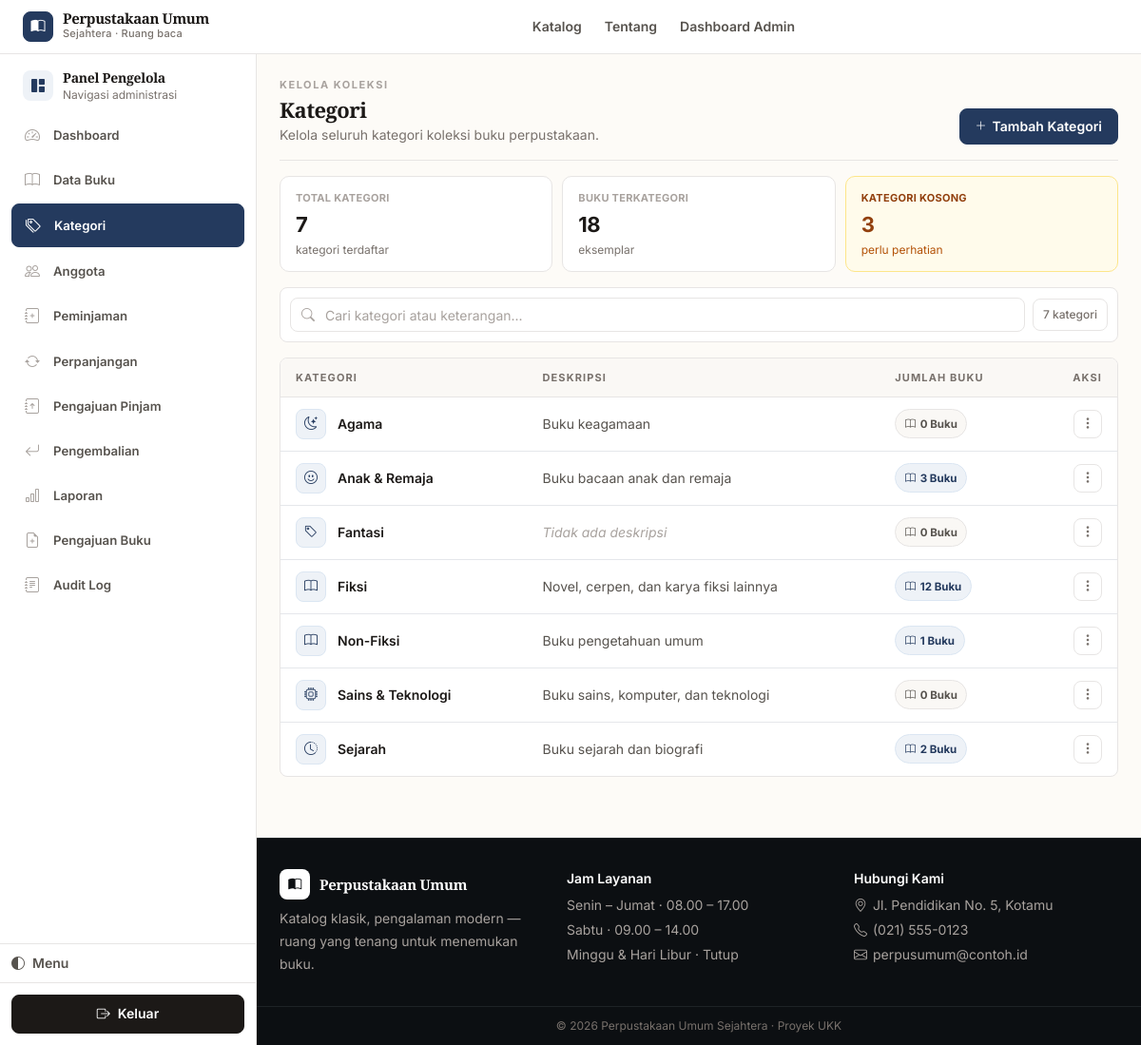
/admin/kategori/index.php (signed in), run on the app's committed database.
### tables this page shows
CREATE TABLE `kategori` (
  `id_kategori` int NOT NULL,
  `nama_kategori` varchar(100) NOT NULL,
  `keterangan` varchar(255) DEFAULT NULL
);

### includes/functions.php (called while the page is built, shortened)
<?php
function e($string) {
    return htmlspecialchars($string ?? '', ENT_QUOTES, 'UTF-8');
}

### admin/kategori/index.php (the view, shortened to what this page needs)
<?php
require_once __DIR__ . '/../../config/bootstrap.php';
$stmt = $pdo->query("SELECT k.*, (SELECT COUNT(*) FROM buku b WHERE b.id_kategori = k.id_kategori) AS jumlah_buku
                      FROM kategori k ORDER BY k.nama_kategori ASC");
$daftar = $stmt->fetchAll();
require_once __DIR__ . '/../../includes/header.php';
require_once __DIR__ . '/../../includes/admin_menu.php';
?>
<div class="flex flex-col sm:flex-row sm:items-end justify-between gap-3 mb-4 pb-4" style="border-bottom:1px solid var(--border)">
  <div class="min-w-0">
    <p class="text-[11px] font-bold tracking-[.14em] uppercase" style="color:var(--text-faint-2)">Kelola koleksi</p>
    <h1 class="font-display text-[22px] font-bold tracking-tight mt-1" style="color:var(--text)">Kategori</h1>
    <p class="text-sm mt-1" style="color:var(--text-faint)">Kelola seluruh kategori koleksi buku perpustakaan.</p>
  </div>
  <button id="katToggleForm" type="button" class="inline-flex items-center justify-center gap-1.5 bg-brand-600 hover:bg-brand-700 text-white text-sm font-semibold px-4 py-2 rounded-lg shrink-0">
    <i class="bi bi-plus-lg text-xs"></i> Tambah Kategori
  </button>
</div>
<?php
$total_kat = count($daftar);
$total_buku_terkategori = array_sum(array_column($daftar, 'jumlah_buku'));
$kat_kosong = 0;
foreach ($daftar as $kk) if ((int)$kk['jumlah_buku']===0) $kat_kosong++;
?>
<div class="grid grid-cols-3 gap-2.5 mb-4">
  <div class="bg-white rounded-lg border p-3 sm:p-4" style="border-color:var(--border)">
    <p class="text-[11px] font-bold uppercase tracking-wide" style="color:var(--text-faint-2)">Total Kategori</p>
    <p class="text-[20px] sm:text-[22px] font-bold tracking-tight mt-1" style="color:var(--text)"><?= $total_kat ?></p>
    <p class="text-xs mt-0.5" style="color:var(--text-faint)">kategori terdaftar</p>
  </div>
  <div class="bg-white rounded-lg border p-3 sm:p-4" style="border-color:var(--border)">
    <p class="text-[11px] font-bold uppercase tracking-wide" style="color:var(--text-faint-2)">Buku Terkategori</p>
    <p class="text-[20px] sm:text-[22px] font-bold tracking-tight mt-1" style="color:var(--text)"><?= $total_buku_terkategori ?></p>
    <p class="text-xs mt-0.5" style="color:var(--text-faint)">eksemplar</p>
  </div>
  <div class="bg-white rounded-lg border p-3 sm:p-4" style="border-color:<?= $kat_kosong>0 ? '#fde68a' : 'var(--border)' ?>; background:<?= $kat_kosong>0 ? '#fffbeb' : 'var(--surface)' ?>">
    <p class="text-[11px] font-bold uppercase tracking-wide" style="color:<?= $kat_kosong>0 ? '#92400e' : 'var(--text-faint-2)' ?>">Kategori Kosong</p>
    <p class="text-[20px] sm:text-[22px] font-bold tracking-tight mt-1" style="color:<?= $kat_kosong>0 ? '#92400e' : 'var(--text)' ?>"><?= $kat_kosong ?></p>
    <p class="text-xs mt-0.5" style="color:<?= $kat_kosong>0 ? '#b45309' : 'var(--text-faint)' ?>"><?= $kat_kosong>0 ? 'perlu perhatian' : 'semua terisi' ?></p>
  </div>
</div>
<div class="bg-white rounded-lg border p-2.5 mb-4 flex items-center gap-2" style="border-color:var(--border)">
  <div class="relative flex-1 min-w-0">
    <i class="bi bi-search absolute left-3 top-1/2 -translate-y-1/2 text-sm" style="color:var(--text-faint-2)"></i>
    <input id="katSearch" type="text" placeholder="Cari kategori atau keterangan..." autocomplete="off"
           class="w-full h-10 border rounded-lg pl-9 pr-3 text-sm focus:outline-none focus:ring-2 focus:ring-brand-500" style="border-color:var(--border); background:var(--surface)">
  </div>
  <div class="hidden sm:flex items-center gap-2 shrink-0">
    <span class="text-xs px-2.5 py-2 rounded-lg border bg-white font-medium" style="border-color:var(--border); color:var(--text-faint)"><span id="katVisibleCount"><?= $total_kat ?></span> kategori</span>
  </div>
</div>
<?php if (empty($daftar)): ?>
  <div class="text-center py-14 bg-white rounded-lg border" style="border-color:var(--border)">
    <div class="w-11 h-11 mx-auto rounded-lg flex items-center justify-center text-lg mb-3" style="background:var(--surface-2); color:var(--text-faint); border:1px solid var(--border)"><i class="bi bi-tags"></i></div>
    <h3 class="font-display font-semibold text-sm" style="color:var(--text)">Belum ada kategori</h3>
    <p class="text-sm mt-1 px-6 max-w-sm mx-auto" style="color:var(--text-faint)">Tambahkan kategori pertama untuk mulai mengelola koleksi.</p>
    <button type="button" onclick="document.getElementById('katToggleForm')?.click()" class="mt-4 inline-flex items-center gap-1.5 bg-brand-600 hover:bg-brand-700 text-white text-sm font-semibold px-4 py-2 rounded-lg"><i class="bi bi-plus-lg text-xs"></i> Tambah Kategori</button>
  </div>
<?php else: ?>
  <div class="kat-desktop-wrap bg-white rounded-lg border overflow-hidden" style="border-color:var(--border)">
    <div class="overflow-x-auto">
      <table class="w-full text-sm no-responsive">
        <thead>
          <tr style="background:var(--surface-2); border-bottom:1px solid var(--border)">
            <th class="text-left px-4 py-2.5 text-[11px] font-bold uppercase tracking-widest" style="color:var(--text-faint)">Kategori</th>
            <th class="text-left px-4 py-2.5 text-[11px] font-bold uppercase tracking-widest" style="color:var(--text-faint)">Deskripsi</th>
            <th class="text-left px-4 py-2.5 text-[11px] font-bold uppercase tracking-widest whitespace-nowrap" style="color:var(--text-faint)">Jumlah Buku</th>
            <th class="text-right px-4 py-2.5 text-[11px] font-bold uppercase tracking-widest" style="color:var(--text-faint)">Aksi</th>
          </tr>
        </thead>
        <tbody class="divide-y" style="--tw-divide-opacity:1; border-color:var(--border-faint)" id="katTableBody">
          <?php foreach ($daftar as $k):
            $nama = $k['nama_kategori'];
            $ket = trim($k['keterangan'] ?? '');
            $jml = (int)$k['jumlah_buku'];
            $lower = strtolower($nama);
            if (strpos($lower,'fiksi')!==false) $icon='bi-book';
            elseif (strpos($lower,'sains')!==false || strpos($lower,'teknologi')!==false) $icon='bi-cpu';
            elseif (strpos($lower,'agama')!==false) $icon='bi-moon-stars';
            elseif (strpos($lower,'sejarah')!==false) $icon='bi-clock-history';
            elseif (strpos($lower,'anak')!==false) $icon='bi-emoji-smile';
            elseif (strpos($lower,'non')!==false) $icon='bi-journal-text';
            else $icon='bi-tag';
          ?>
            <tr class="kat-row" data-name="<?= e(strtolower($nama)) ?>" data-desc="<?= e(strtolower($ket)) ?>">
              <td class="px-4 py-3">
                <div class="flex items-center gap-3 min-w-0">
                  <span class="kat-icon"><i class="bi <?= $icon ?>"></i></span>
                  <span class="font-semibold truncate" style="color:var(--text)"><?= e($nama) ?></span>
                </div>
              </td>
              <td class="px-4 py-3 max-w-[360px]">
                <?php if ($ket !== ''): ?>
                  <span class="text-sm truncate block" style="color:var(--text-muted)" title="<?= e($ket) ?>"><?= e($ket) ?></span>
                <?php else: ?>
                  <span class="text-sm italic" style="color:var(--text-faint-2)">Tidak ada deskripsi</span>
                <?php endif; ?>
              </td>
              <td class="px-4 py-3">
                <span class="kat-badge <?= $jml>0 ? 'has-books' : '' ?>"><i class="bi bi-book text-[11px]"></i> <?= $jml ?> Buku</span>
              </td>
              <td class="px-4 py-3 text-right">
                <div class="relative inline-block" data-kat-menu>
                  <button type="button" class="kat-menu-btn" aria-label="Aksi kategori <?= e($nama) ?>" aria-haspopup="menu" aria-expanded="false">
                    <i class="bi bi-three-dots-vertical text-sm"></i>
                  </button>
                </div>
              </td>
            </tr>
          <?php endforeach; ?>
        </tbody>
      </table>
    </div>
  </div>
<?php endif; ?>
<?php require_once __DIR__ . '/../../includes/footer.php'; ?>

### assets/css/app.css (style rules this page uses)
:root { color-scheme: light; --paper: #fdfbf7; --paper-2: #f7f2eb; --surface: #ffffff; --surface-2: #faf8f5; --surface-hover: #f5f1ea; --border: #e7e5e4; --border-strong: #d6d3d1; --border-faint: #f5f5f4; --text: #1c1917; --text-muted: #57534e; --text-faint: #78716c; --text-faint-2: #a8a29e; --accent: #243a5e; --accent-hover: #1a2c4a; --accent-soft: #eef2f7; --accent-soft-2: #dbe6f2; --accent-ring: rgba(36,58,94,.14); --accent-text: #243a5e; --radius-sm: 6px; --radius: 8px; --radius-md: 10px; --radius-lg: 12px; --radius-xl: 14px; --shadow-xs: 0 1px 2px rgba(16,24,40,.05); --shadow-sm: 0 1px 3px rgba(16,24,40,.06); --shadow: 0 2px 8px rgba(16,24,40,.06); --font-body: Inter, ui-sans-serif, system-ui, -apple-system, "Segoe UI", sans-serif; --font-display: "EB Garamond", "Source Serif 4", Georgia, "Times New Roman", serif; --transition: 160ms ease; --transition-fast: 120ms ease; --badge-amber-bg: #fffbeb; --badge-amber-border: #fde68a; --badge-amber-text: #92400e; --badge-red-bg: #fef2f2; --badge-red-border: #fecaca; --badge-red-text: #991b1b; --badge-emerald-bg: #ecfdf5; --badge-emerald-border: #a7f3d0; --badge-emerald-text: #065f46; --badge-slate-bg: #f8fafc; --badge-slate-border: var(--border); --badge-slate-text: var(--text-faint); }
html { scroll-behavior: smooth; }
body { font-family: var(--font-body); background: var(--paper); color: var(--text); -webkit-font-smoothing: antialiased; text-rendering: optimizeLegibility; line-height: 1.65; }
h1, h2, h3, .font-display, .hero-title { font-family: var(--font-display); letter-spacing: -0.02em; line-height: 1.2; color: var(--text); }
h1 { font-weight: 700; }
@media (prefers-reduced-motion: no-preference) { * { scroll-behavior: auto; } }
a.bg-brand-600, button.bg-brand-600, .bg-brand-600 { background: var(--accent) !important; color: #fff !important; border: 1px solid var(--accent) !important; border-radius: var(--radius) !important; box-shadow: none !important; font-weight: 600 !important; font-size: 0.875rem !important; transition: background var(--transition-fast), border-color var(--transition-fast), color var(--transition-fast) !important; transform: none !important; }
input, select, textarea { border: 1px solid var(--border) !important; background: var(--surface) !important; color: var(--text) !important; border-radius: var(--radius) !important; transition: border-color var(--transition-fast), box-shadow var(--transition-fast), background var(--transition-fast) !important; font-size: 0.875rem !important; }
input::placeholder, textarea::placeholder { color: var(--text-faint-2) !important; }
.h-10 { height: 36px !important; }
.px-4.py-2\.5 { padding-top: 0.6rem !important; padding-bottom: 0.6rem !important; }
input, select, textarea, button { max-width: 100%; }
body { animation: none !important; }
main > * { animation: none !important; }
.grid.grid-cols-2.md\:grid-cols-3 > div.bg-white, .grid.grid-cols-3 > div.bg-white { padding: 14px 16px !important; border-radius: var(--radius-md) !important; }

### admin/kategori/index.php (style rules this page uses)
.kat-icon { width:32px;height:32px;border-radius:8px;display:flex;align-items:center;justify-content:center;background:var(--accent-soft);color:var(--accent-text);border:1px solid var(--accent-soft-2);flex-shrink:0;font-size:14px }
.kat-badge { display:inline-flex;align-items:center;gap:.3rem;border-radius:999px;padding:.28rem .6rem;font-size:.72rem;font-weight:700;border:1px solid var(--border);background:var(--surface-2);color:var(--text-muted);white-space:nowrap }
.kat-badge.has-books { background:var(--accent-soft);border-color:var(--accent-soft-2);color:var(--accent-text) }
.kat-menu-btn { width:30px;height:30px;border-radius:8px;border:1px solid var(--border);background:var(--surface);color:var(--text-faint);display:inline-flex;align-items:center;justify-content:center;transition:all 120ms ease }
.kat-row { transition:background 120ms ease }

### data on the page
kategori: nama_kategori "Agama", keterangan "Buku keagamaan", jml "0"
kategori: nama_kategori "Anak & Remaja", keterangan "Buku bacaan anak dan remaja", jml "3"
kategori: nama_kategori "Fantasi", shows "Tidak ada deskripsi", jml "0"
kategori: nama_kategori "Fiksi", keterangan "Novel, cerpen, dan karya fiksi lainnya", jml "12"
kategori: nama_kategori "Non-Fiksi", keterangan "Buku pengetahuan umum", jml "1"
kategori: nama_kategori "Sains & Teknologi", keterangan "Buku sains, komputer, dan teknologi", jml "0"
kategori: nama_kategori "Sejarah", keterangan "Buku sejarah dan biografi", jml "2"

### other printed values
$item['label'] "Dashboard"
$item['label'] "Data Buku"
$item['label'] "Kategori"
$item['label'] "Anggota"
$item['label'] "Peminjaman"
$item['label'] "Perpanjangan"
$item['label'] "Pengajuan Pinjam"
$item['label'] "Pengembalian"
$item['label'] "Laporan"
$item['label'] "Pengajuan Buku"
$item['label'] "Audit Log"
$total_kat "7"
$total_buku_terkategori "18"
$kat_kosong "3"
